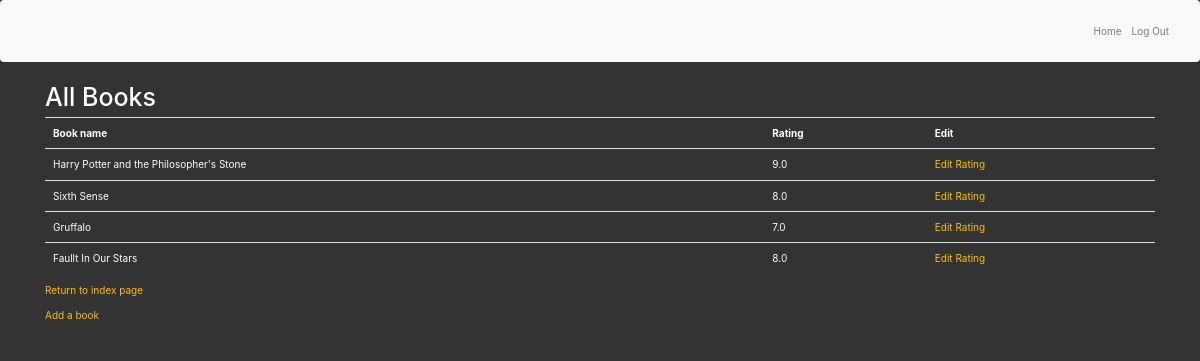
The page /books (signed in) on the database its author committed.
### main.py (models this page shows)
class Book(db.Model):
    id = db.Column(db.Integer, primary_key=True)
    title = db.Column(db.String(250), unique=True, nullable=False)
    rating = db.Column(db.Float, nullable=False)

### main.py (the view)
@app.route('/books')
def books():
    all_books = db.session.query(Book).all()
    return render_template("books.html", books=all_books, logged_in=current_user.is_authenticated)

### main.py (called while the page is built)
@login_manager.user_loader
def load_user(user_id):
    return User.query.get(int(user_id))

### templates/books.html (shortened to what this page needs)
{% extends 'bootstrap/base.html' %}
{% block styles %}
{{super()}}
<link rel="stylesheet" href="https://stackpath.bootstrapcdn.com/bootstrap/4.5.2/css/bootstrap.min.css">
<link rel="stylesheet" href="{{url_for('.static', filename='css/styles.css')}}">
{% endblock %}
{% block navbar %}
<nav class="navbar navbar-expand-lg navbar-light bg-light">
  <div class="collapse navbar-collapse">
    <ul class="navbar-nav ml-auto">
      <li class="nav-item">
        <a class="nav-link" href="{{ url_for('home') }}">Home</a>
      </li>
       {% if logged_in: %}
            <li class="nav-item">
                <a class="nav-link" href="{{ url_for('logout') }}">Log Out</a>
            </li>
        {% endif %}
    </ul>
  </div>
</nav>
{% endblock %}
{% block content %}
<div class="container">
  <div class="row">
    <div class="col-sm-12">
      <h1>All Books</h1>
	  <table class="table">
        <th> Book name </th>
        <th> Rating </th>
        {% if current_user.email == "admin@email.com": %}
          <th> Edit </th>
        {% endif %}
        {% for book in books: %}
          <tr>
            <td>{{ book.title }}</td>
            <td>{{ book.rating }}</td>
            {% if current_user.email == "admin@email.com": %}
              <td><a href="{{ url_for('edit', id=book.id) }}">Edit Rating</a></td>
            {% endif %}
          </tr>
        {% endfor %}
  	  </table>
      <p><a href="{{ url_for('home') }}">Return to index page</a></p>
      {% if current_user.email == "admin@email.com": %}
        <p><a href="{{ url_for('add') }}">Add a book</a></p>
      {% endif %}
    </div>
  </div>
</div>
{% endblock %}

### static/css/styles.css (style rules this page uses)
body { background-color: #333; color: white; }
a { color: #ffc107; }
.table { color: white !important; }

### rows shown on the page
Book: title "Harry Potter and the Philosopher's Stone", rating "9.0"
Book: title "Sixth Sense", rating "8.0"
Book: title "Gruffalo", rating "7.0"
Book: title "Faullt In Our Stars", rating "8.0"
